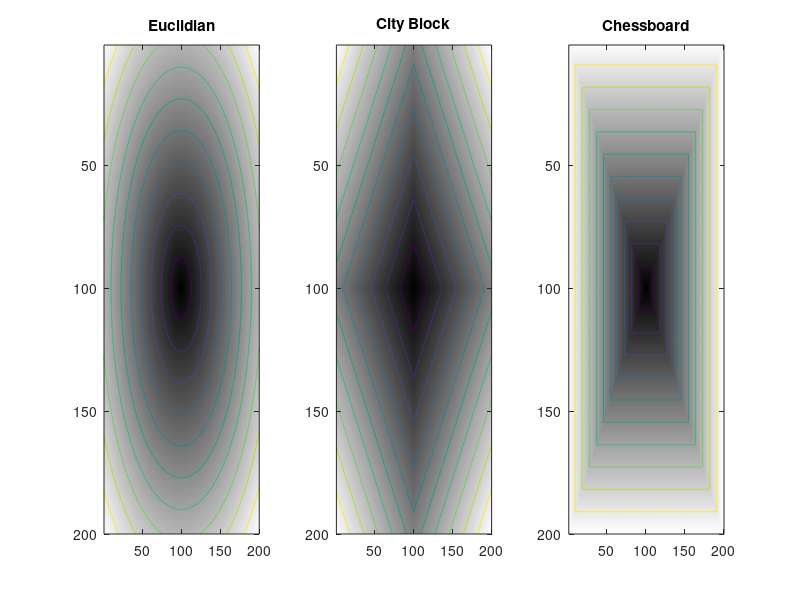

The MATLAB script that drew this image:
pkg load image;

bw = zeros(200,200);
bw(100,100) = 1;

D1 = bwdist(bw, 'euclidean');
D2 = bwdist(bw, 'cityblock');
D3 = bwdist(bw, 'chessboard');

figure;

subplot(1,3,1);
subimage(mat2gray(D1)), title('Euclidian');
hold on;
contour(D1);

subplot(1,3,2);
subimage(mat2gray(D2)), title('City Block');
hold on;
contour(D2);

subplot(1,3,3);
subimage(mat2gray(D3)), title('Chessboard');
hold on;
contour(D3);
